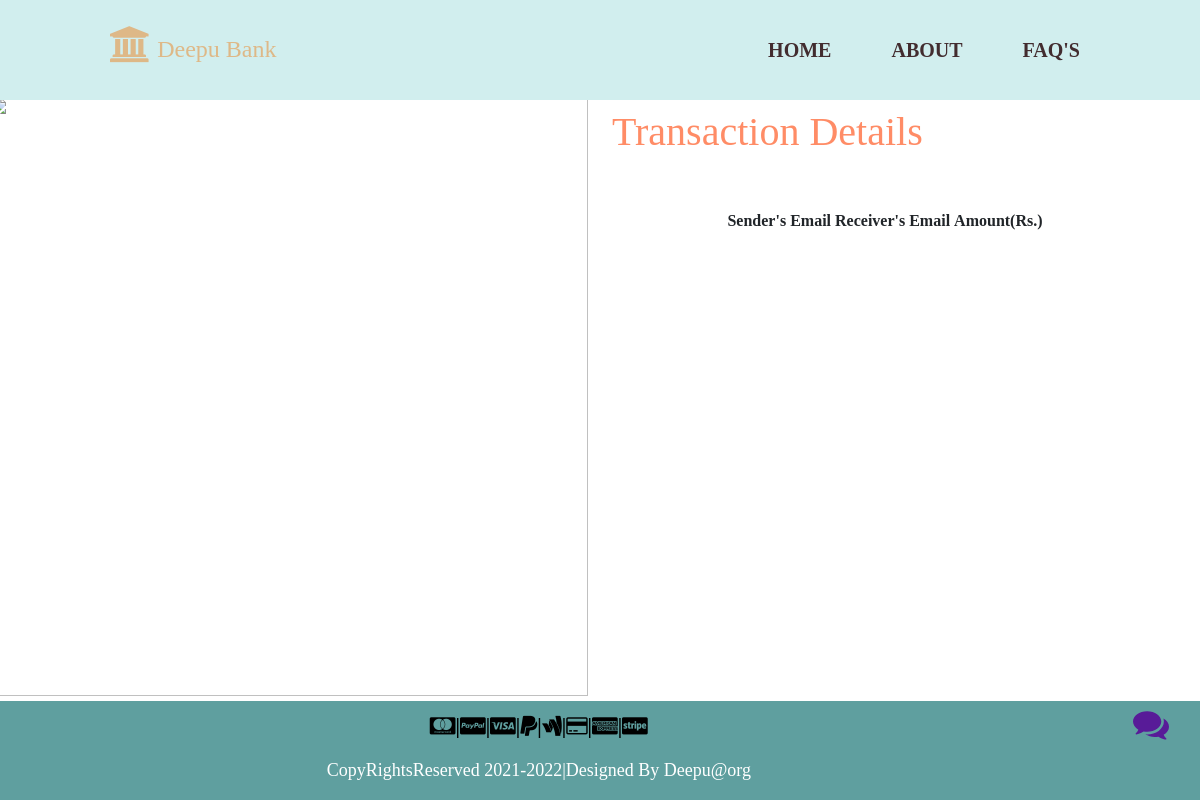
Page /transactions/ on the earlier database version.
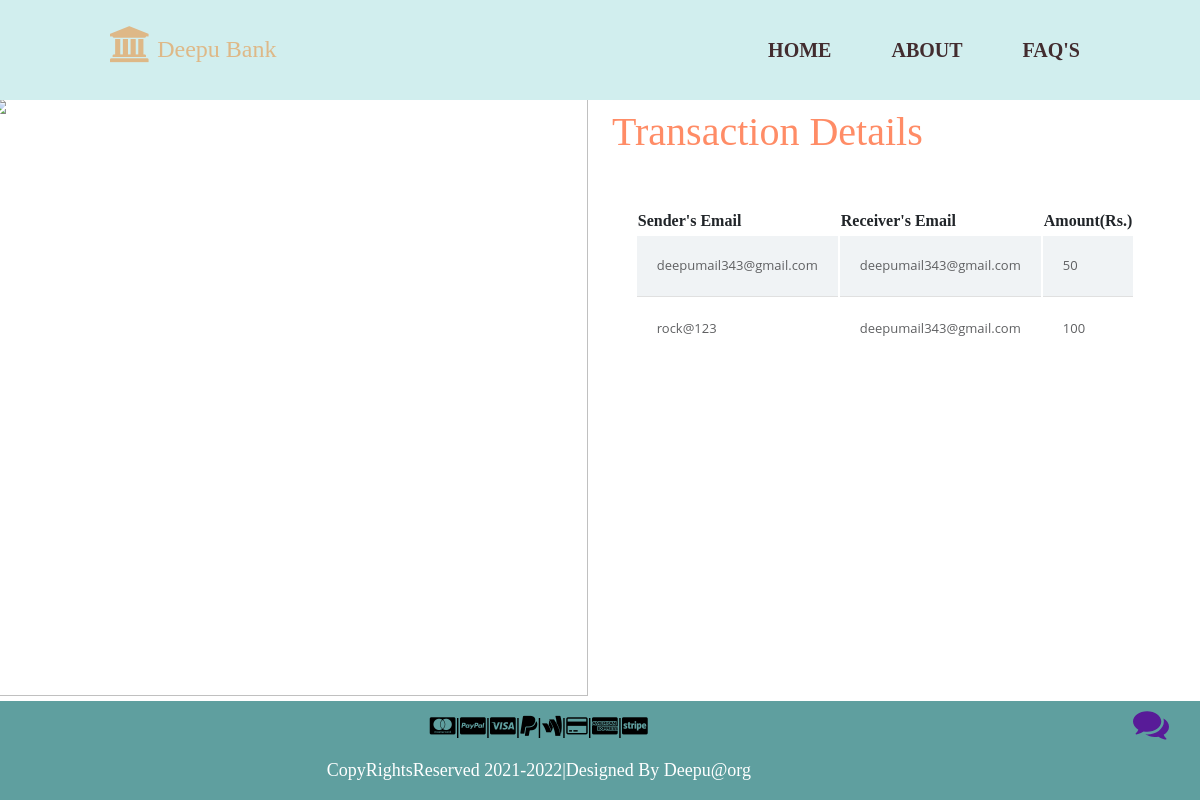
Same page on the later database version.
### banking/models.py (models this page shows, shortened)
class After(models.Model):
    date = models.DateTimeField(auto_now_add = True)
    sender = models.EmailField(max_length= 30)
    receiver = models.EmailField(max_length = 30)
    amt = models.IntegerField()

### banking/views.py (the view)
# urls.py: path('transactions/',views.transactions,name='transactions'),
def transactions(request):
    if request.method == "GET":
        after_instance = After.objects.all()
        return render(request,'banking/transactions.html',{'history':after_instance})

### banking/templates/banking/transactions.html (shortened to what this page needs)
{% extends 'banking/basic.html' %}
{% load static %}
{% block body %}
<div class="container">
<div class="row">
<div class="col-md-6">
  <img src="{% static 'images/transactionhistory.jpg' %}" alt="" align="right" width="600" height="600">
</div>
<div class="col-md-6">
<h1>Transaction Details</h1>
  <table>
    <tr>
      <th>Sender's Email</th>
      <th>Receiver's Email</th>
      <th>Amount(Rs.)</th>
    </tr>
    {% for data in history %}
    <tr>
      <td>{{data.sender}}</td>
      <td>{{data.receiver}}</td>
      <td>{{data.amt}}</td>
    </tr>
    {% endfor %}
  </table>
</div>
</div>
</div>
{% endblock %}

### banking/templates/banking/basic.html (shortened to what this page needs)
{%load static%}
<!DOCTYPE html>
<html lang="en" dir="ltr">
  <head>
    <link rel="stylesheet" href="https://cdnjs.cloudflare.com/ajax/libs/font-awesome/4.7.0/css/font-awesome.min.css">
    <link href="https://cdn.jsdelivr.net/npm/bootstrap@5.0.0-beta3/dist/css/bootstrap.min.css" rel="stylesheet"
>
  <link href="https://cdn.jsdelivr.net/npm/bootstrap@5.1.0/dist/css/bootstrap.min.css" rel="stylesheet"
>
  </head>
<body>
    <nav>
         <div class="logo" style="color: burlywood;" ><i class="fa fa-bank" style="font-size:36px"></i> Deepu Bank</div>
      <ul>
        <li><a href="{%url 'home'%}">Home</a></li>
          {% if user.is_authenticated %}
          <li><a href="{%url 'customers'%}">Account Details</a></li>
          <li><a href="{%url 'transactions'%}">Transactions</a></li>
          <li><a href="{% url 'logout' %}" style=" background-color: #fd5e14; border-radius: 50px;">Log out</a></li>
          {% else %}
          <li><a href="{%url 'about'%}">About</a></li>
          <li><a href="{%url 'faq'%}">FAQ's</a></li>
          {% endif %}
      </ul>
   </nav>
<br><br><br><br>
{% block body %}{% endblock %}
<footer>
  <div class="row">
    <div class="column left">
      <p id="pfoot" class="pfot" style="color: black; font-size: 20px; font-weight: 600;">
        <i class="fa fa-cc-mastercard"></i>|<i class="  fa fa-cc-paypal"></i>|<i class="  fa fa-cc-visa"></i>|<i class="  fa fa-paypal"></i>|<i class="fa fa-google-wallet"></i>|<i class=" fa fa-credit-card"></i>|<i class="  fa fa-cc-amex"></i>|<i class="  fa fa-cc-stripe"></i><p style="font-size: 18px;">CopyRightsReserved 2021-2022|Designed By Deepu@org</p>
      </p>
    </div>
    <div class="column right">
    <img src="{% static 'images/chatbox-icon.svg' %}" alt=""  >
    </div>
  </div>
</footer>
  </body>
</html>

Differences in the rows shown:
added After: sender "deepumail343@gmail.com", receiver "deepumail343@gmail.com", amt "50"
added After: sender "rock@123", receiver "deepumail343@gmail.com", amt "100"
